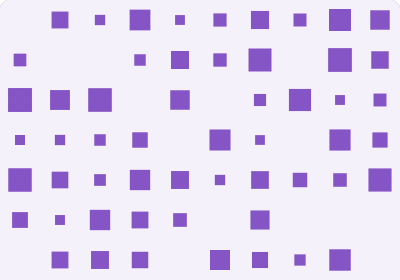
Frame 1 (no input)
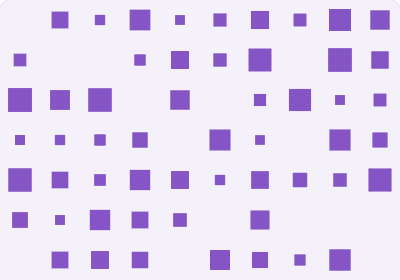
Frame 60 (no input)
Frame 120 (the mouse pressed at the canvas centre since frame 60): identical to frame 60, image omitted

The p5.js sketch that drew these frames (run headless with seeded random() and noise() and a simulated clock; from frame 60 on, the mouse is pressed at the canvas centre):

// p5.js sketch
// ── sketch.js
let sizeSlider;
let sizeLabel;
let colourSelect;
let patternSeed = 1;

function setup() {
  let sketch = createDiv();
  sketch.style("width", "400px");
  sketch.style("font-family", "sans-serif");
  sketch.style("border", "1px solid #ddd5e8");
  sketch.style("border-radius", "12px");
  sketch.style("overflow", "hidden");

  let canvas = createCanvas(400, 280);
  canvas.parent(sketch);
  canvas.style("display", "block");
  rectMode(CENTER);
  noStroke();

  let panel = createDiv().parent(sketch);
  panel.style("display", "flex");
  panel.style("align-items", "end");
  panel.style("justify-content", "space-between");
  panel.style("padding", "14px");
  panel.style("background", "#ffffff");
  panel.style("border-top", "1px solid #ddd5e8");

  let sizeGroup = createDiv().parent(panel);
  sizeLabel = createElement("label", "Square size · 24 px").parent(sizeGroup);
  sizeLabel.attribute("for", "square-size");
  sizeLabel.style("display", "block");
  sizeLabel.style("font-size", "13px");
  sizeLabel.style("margin-bottom", "6px");

  sizeSlider = createSlider(8, 36, 24, 1).parent(sizeGroup);
  sizeSlider.id("square-size");
  sizeSlider.style("width", "120px");
  sizeSlider.style("accent-color", "#6941a5");
  sizeSlider.input(updateSizeLabel);

  let colourGroup = createDiv().parent(panel);
  let colourLabel = createElement("label", "Pattern colour").parent(colourGroup);
  colourLabel.attribute("for", "pattern-colour");
  colourLabel.style("display", "block");
  colourLabel.style("font-size", "13px");
  colourLabel.style("margin-bottom", "6px");

  colourSelect = createSelect().parent(colourGroup);
  colourSelect.id("pattern-colour");
  colourSelect.option("Purple", "#8655c5");
  colourSelect.option("Blue", "#3285b8");
  colourSelect.option("Orange", "#d76a32");
  colourSelect.style("padding", "6px");
  colourSelect.style("border", "1px solid #ddd5e8");
  colourSelect.style("border-radius", "6px");

  let shuffleButton = createButton("Shuffle").parent(panel);
  shuffleButton.style("background", "#6941a5");
  shuffleButton.style("color", "#ffffff");
  shuffleButton.style("border", "0");
  shuffleButton.style("border-radius", "6px");
  shuffleButton.style("padding", "8px 12px");
  shuffleButton.style("cursor", "pointer");
  shuffleButton.elt.addEventListener("click", shufflePattern);
}

function draw() {
  background("#f5f1fa");
  randomSeed(patternSeed);

  fill(colourSelect.value());
  let size = sizeSlider.value();

  for (let y = 20; y < height; y += 40) {
    for (let x = 20; x < width; x += 40) {
      if (random() > 0.3) {
        let squareSize = random(size * 0.4, size);
        square(x, y, squareSize);
      }
    }
  }
}

function updateSizeLabel() {
  sizeLabel.html("Square size · " + sizeSlider.value() + " px");
}

function shufflePattern() {
  patternSeed++;
}
